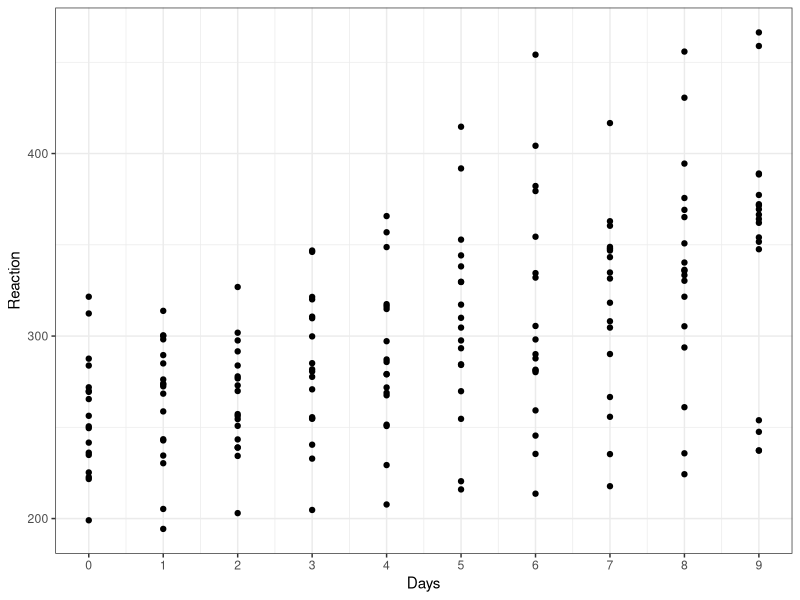
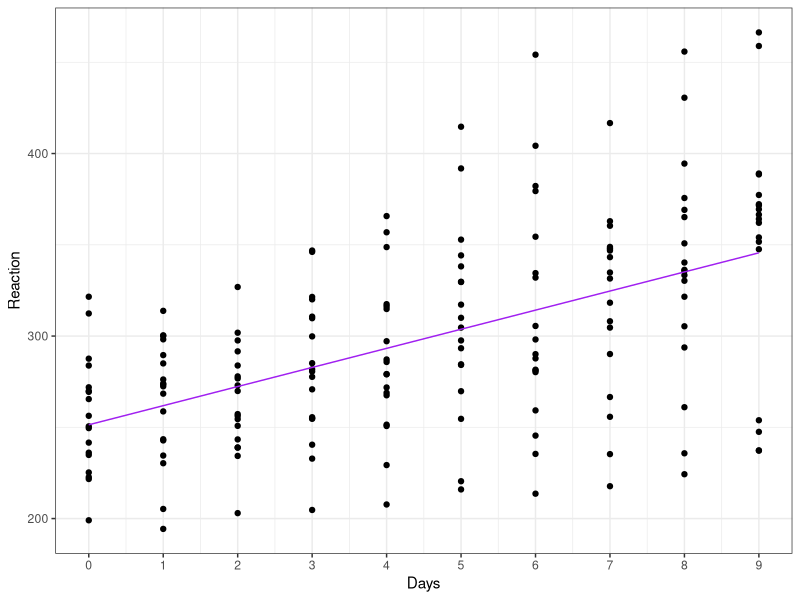
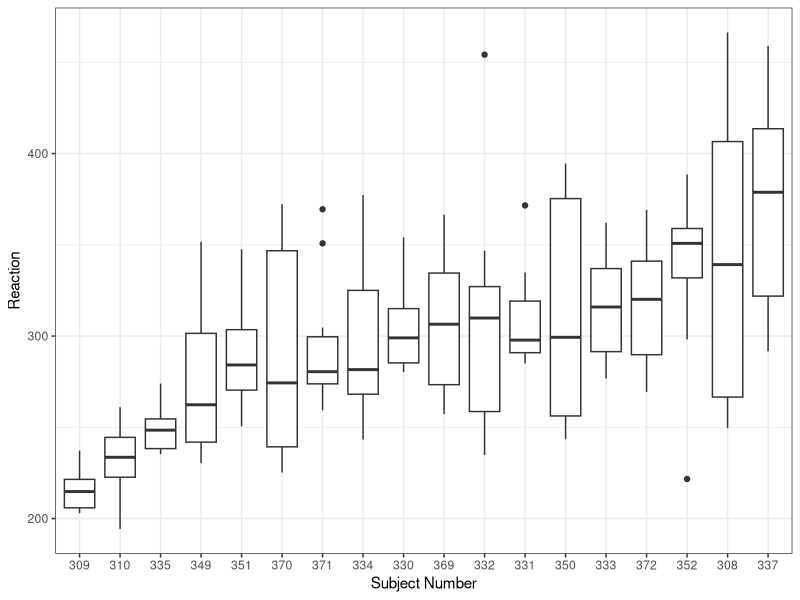
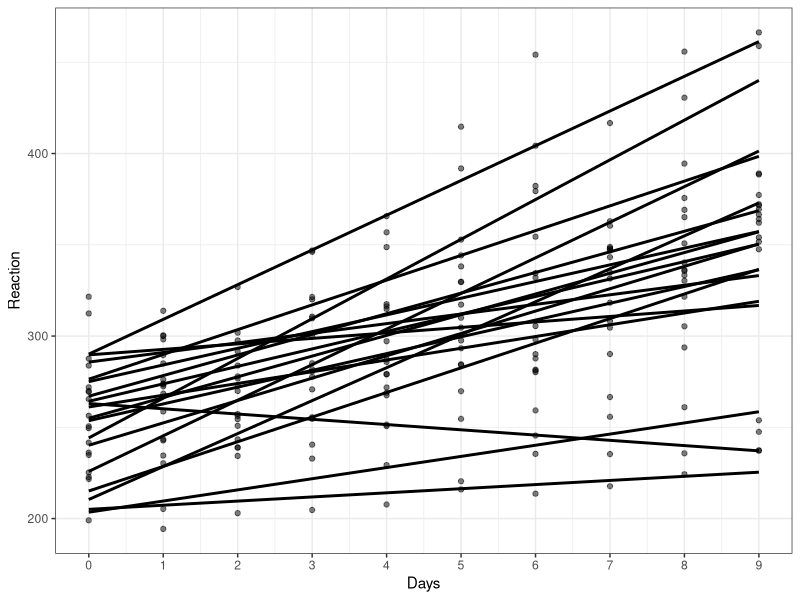
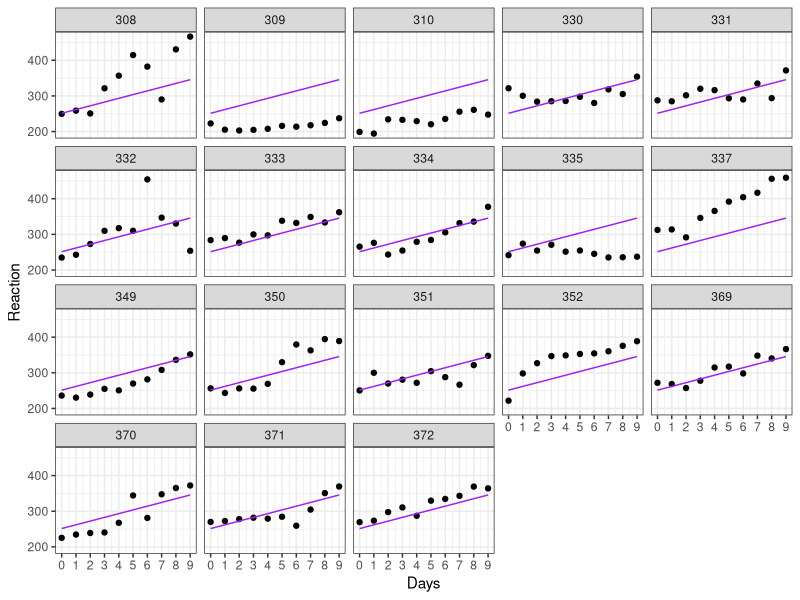
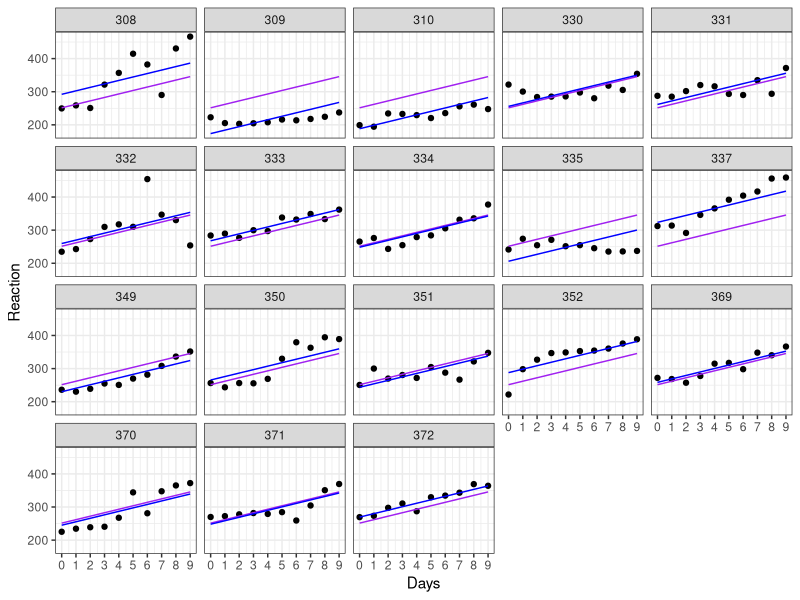
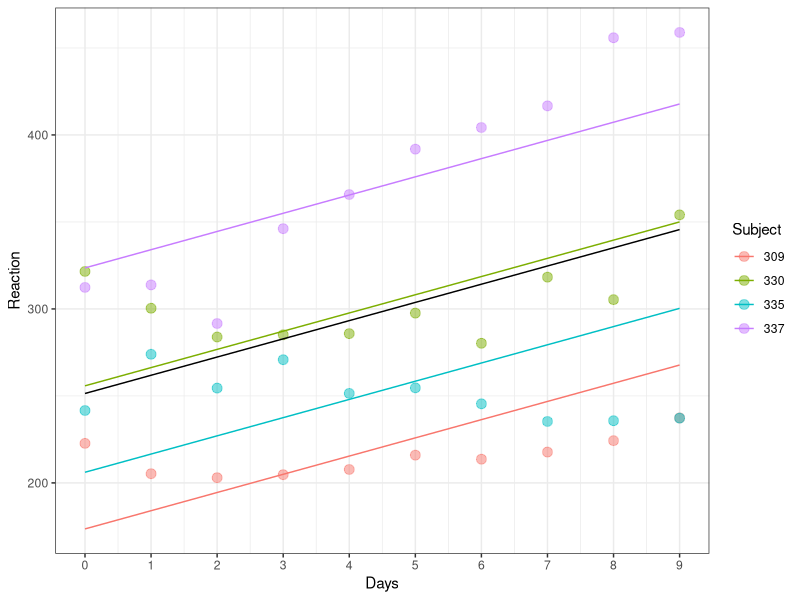
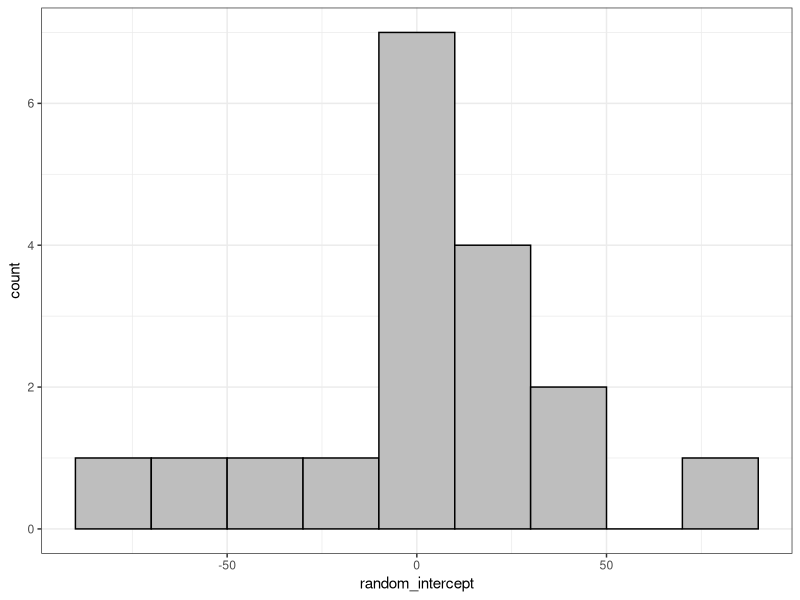

Source code (R) for these figures, in order:
##########################################
## Simple demonstration of generalized linear
## mixed models
##########################################
library(data.table)
library(lme4)
library(nlme)
library(ggplot2)

## Use "sleepstudy" to illustrate
# ?sleepstudy : # Reaction times in a sleep deprivation study

dt <- data.table(sleepstudy)


## ----------------------------------------------------------------------------------------------------------------------------------------------------------
dt

summary(dt)

## ----------------------------------------------------------------------------------------------------------------------------------------------------------

ggplot(dt, aes(x = Days, y = Reaction)) + geom_point() + theme_bw() +
  scale_x_continuous(breaks = 0:9)

## ----------------------------------------------------------------------------------------------------------------------------------------------
# This should look familiar, it is how we specify a linear regression
# where Reaction is the outcome and Days the predictor
my_lm <- lm(Reaction ~ Days, data = dt)
summary(my_lm) # Reaction time increases by ~10.5 milliseconds per day

# The predict function produces regression fit estimates for each
# row in the original dataset
dt$linear_pred <- predict(my_lm)

ggplot(dt, aes(x = Days, y = Reaction)) + geom_point() + theme_bw() +
  scale_x_continuous(breaks = 0:9) + 
  geom_line(aes(y = linear_pred), col = "purple") 


## ----------------------------------------------------------------------------------------------------------------------------------------------------------
# the random intercept reflects variation by individual
# These pieces of code are simply to plot the 
# subjects by increasing order of mean reaction time
dt[, subject_order := factor(Subject)]
dt[, subject_order := reorder(subject_order, Reaction, mean)]

ggplot(dt, aes(x = subject_order, y = Reaction)) + geom_boxplot() + theme_bw() +
  xlab("Subject Number")


## ---------------------------------------------------------------------------------------------------------------------------------------
## # We can look at the histogram (remember that random effects assume a normal distribution
## # of coefficients of mean mu and sd sigma^2)
## 
## reaction_means <- dt[, lapply(.SD, function(x) mean(x)),
##                      .SDcols = "Reaction",
##                      by = "Subject"]
## 
## ggplot(reaction_means, aes(x = Reaction)) +
##   geom_histogram(binwidth = 50, col = "black", fill = "gray") +
##   theme_bw() + scale_y_continuous("Subjects", breaks = 0:12)


## ----------------------------------------------------------------------------------------------------------------------------------------------
# Let's replot, considering individuals
ggplot(dt, aes(x = Days, y = Reaction)) + geom_point(alpha = 0.5) + theme_bw() +
  scale_x_continuous(breaks = 0:9) + 
  stat_smooth(aes(group = Subject), method = "lm", # stat_smooth is a quick way to plot linear fit
                       se = F, col = "black")


## ----------------------------------------------------------------------------------------------------------------------------------------------------------
# Add a panel
ggplot(dt, aes(x = Days, y = Reaction)) + geom_point() + theme_bw() +
  scale_x_continuous(breaks = 0:9) + 
  geom_line(aes(y = linear_pred), col = "purple") +
  facet_wrap(~Subject) # This will create a panel for Subjects


## ----------------------------------------------------------------------------------------------------------------------------------------------------------
# lmer functions the same as lm. The difference is that we 
# *must* specify a random effect, the (1 | X) part of the code
my_lmer <- lmer(Reaction ~ Days + (1 | Subject), data = dt)
#my_lmer <- lmer(Reaction ~ Days, data = dt) # Not run, will produce an error
summary(my_lmer)


## ----------------------------------------------------------------------------------------------------------------------------------------------------------
# Predict from a "merMod" (the object created by lmer) works
# exactly the same as for predict.lm
dt$ran_int_pred <- predict(my_lmer)

ggplot(dt, aes(x = Days, y = Reaction)) + geom_point() + theme_bw() +
  scale_x_continuous(breaks = 0:9) + facet_wrap(~Subject) + 
  geom_line(aes(y = linear_pred), col = "purple") + 
  geom_line(aes(y = ran_int_pred), col = "blue")


## ----------------------------------------------------------------------------------------------------------------------------------------------------------
my_subjects <- c(309, 335, 337, 330)
ggplot(dt[Subject %in% my_subjects], aes(x = Days, y = Reaction)) + 
  geom_point(aes(col = Subject), size = 3, alpha = 0.5) + theme_bw() +
  scale_x_continuous(breaks = 0:9) +
  geom_line(aes(y = linear_pred), col = "black") + 
  geom_line(aes(y = ran_int_pred, col = Subject))


## ----------------------------------------------------------------------------------------------------------------------------------------------------------
fix_ef <- fixef(my_lmer) # Fixed-effects (grand Intercept and Days)
ran_ef <- ranef(my_lmer) # Is a list object
# Let's convert that into a data table instead of a list
ran_ef <- as.data.table(ran_ef) # Also works with as.data.frame()

# This has column names that are non-intuitive to me
# condval is the conditional value (difference from overall intercept)
# condsd is the conditional standard deviation (why is it the same for all Subjects?)
setnames(ran_ef, c("grp","condval"),
         c("Subject","random_intercept"))

# Plot the values of the random intercepts (should be centered at 0)
ggplot(ran_ef, aes(x = random_intercept)) + 
  geom_histogram(binwidth = 20, fill = "gray", col = "black") + 
  theme_bw()

# Not exactly, but the mean should be 0
mean(ran_ef$random_intercept)



## ----------------------------------------------------------------------------------------------------------------------------------------------------------
ran_ef$fixed_intercept <- fix_ef[1]
ran_ef[, subject_intercept := fixed_intercept + random_intercept]


## ----------------------------------------------------------------------------------------------------------------------------------------------------------
# Syntax is slightly different, specify random effects outside of the formula, still use a |
my_nlme <- lme(Reaction ~ Days, random = ~ 1 | Subject, data = dt)
summary(my_nlme)


## ----------------------------------------------------------------------------------------------------------------------------------------------------------
# Adding a random slope is done by specifying a variable on the
# left side of the | shape. This means the model will produce
# an estimated slope for each Subject
my_rslope <- lmer(Reaction ~ Days + (Days | Subject), data = dt)
summary(my_rslope)

# And in nlme package:
# my_lme_slope <- lme(Reaction ~ Days, random = ~ Days | Subject, data = dt)


## ----------------------------------------------------------------------------------------------------------------------------------------------------------
dt$ran_ef_pred <- predict(my_rslope)

ggplot(dt, aes(x = Days, y = Reaction)) + geom_point() + theme_bw() +
  scale_x_continuous(breaks = 0:9) + facet_wrap(~Subject) + 
  geom_line(aes(y = linear_pred), col = "purple") + 
  geom_line(aes(y = ran_int_pred), col = "blue") +
  geom_line(aes(y = ran_ef_pred), col = "red")


## ----------------------------------------------------------------------------------------------------------------------------------------------------------
ggplot(dt[Subject %in% my_subjects], aes(x = Days, y = Reaction)) + 
  geom_point(aes(col = Subject), size = 3, alpha = 0.5) + theme_bw() +
  scale_x_continuous(breaks = 0:9) +
  geom_line(aes(y = linear_pred), col = "black") + 
  geom_line(aes(y = ran_ef_pred, col = Subject))


## ----------------------------------------------------------------------------------------------------------------------------------------------------------
# These are functions to produce estimates of model fit
# You should be familiar with AIC and BIC, but essentially
# they are penalized goodness of fit statistics. Lower
# values indicate better fits. 

AIC(my_lm, my_lmer, my_rslope)
BIC(my_lm, my_lmer, my_rslope)

